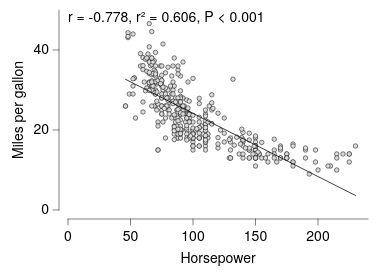

Describe this chart as a Vega-Lite specification.
### Vega-Lite specification from a JSON file in a GitHub repository (floating-point values rounded to 4 significant figures; data arrays with more than 128 entries replaced by an {"elided": "..."} marker saying what was removed)
{"background": null, "config": {"arc": {"fill": "#DBDBDB", "fillOpacity": 1.0, "innerRadius": 25.0, "padAngle": 0.03, "stroke": "black", "strokeOpacity": 1, "strokeWidth": 0.25}, "area": {"fill": "#DBDBDB", "fillOpacity": 1.0, "stroke": "black", "strokeOpacity": 1, "strokeWidth": 0.25}, "axis": {"domain": true, "domainCap": "round", "domainColor": "black", "domainWidth": 0.25, "grid": false, "gridCap": "round", "gridColor": "#F1F1F1", "gridDash": [0, 0], "gridOpacity": 1.0, "gridWidth": 0.25, "labelColor": "black", "labelFont": "HelveticaNeue", "labelFontSize": 7, "labelFontStyle": "normal", "labelFontWeight": 400, "offset": 4.5, "ticks": true, "tickCap": "round", "tickColor": "black", "tickRound": false, "tickSize": 3, "tickWidth": 0.25, "titleColor": "black", "titleFont": "HelveticaNeue", "titleFontSize": 7, "titleFontStyle": "normal", "titleFontWeight": 400}, "axisX": {"domain": true, "labelAlign": "center", "labelAngle": 0, "labels": true, "ticks": true, "translate": 0}, "axisY": {"domain": true, "labelAlign": "right", "labelAngle": 0, "labels": true, "ticks": true, "translate": 0}, "axisRight": {"domain": true, "labelAlign": "left", "labelAngle": 0, "labels": true, "ticks": true, "translate": 0}, "axisTop": {"domain": true, "labelAlign": "center", "labelAngle": 0, "labels": true, "ticks": true, "translate": 0}, "axisBand": {"tickOffset": 0}, "bar": {"fill": "#DBDBDB", "fillOpacity": 1.0, "stroke": "black", "strokeOpacity": 1, "strokeWidth": 0.25}, "boxplot": {"size": 9.0, "ticks": {"cornerRadius": 0.25, "fill": "black", "size": 4.5, "thickness": 0.25}, "box": {"fillOpacity": 1.0, "stroke": "black", "strokeOpacity": 1, "strokeWidth": 0.25}, "median": {"fill": "black", "fillOpacity": 1.0, "size": 9.0, "thickness": 0.25}, "rule": {"fill": "black", "fillOpacity": 1.0, "size": 10.0, "stroke": "black", "strokeDash": [0, 0], "strokeOpacity": 1, "strokeWidth": 0.25}, "outliers": {"color": "black", "fill": "black", "fillOpacity": 1.0, "size": 0, "stroke": "black", "strokeOpacity": 1, "strokeWidth": 0.25}}, "circle": {"fill": "black", "fillOpacity": 1.0, "size": 0.5, "stroke": null, "strokeOpacity": 1, "strokeWidth": 0.25}, "errorband": {"band": {"fillOpacity": 0.6, "stroke": null, "strokeWidth": 0.25, "strokeOpacity": 1}, "borders": {"opacity": 0, "strokeOpacity": 0.25, "strokeWidth": 1}}, "errorbar": {"opacity": 1, "rule": {"strokeDash": [0, 0], "strokeWidth": 0.25}, "ticks": {"color": "black", "cornerRadius": 0.125, "opacity": 1, "size": 6.0, "thickness": 0.25}, "thickness": 0.25}, "font": "HelveticaNeue", "geoshape": {"fill": "#DBDBDB", "fillOpacity": 1.0, "stroke": "black", "strokeOpacity": 1, "strokeWidth": 0.25}, "header": {"labelColor": "black", "labelFont": "HelveticaNeue", "labelFontSize": 7, "labelFontStyle": "normal", "labelFontWeight": 400, "titleColor": "black", "titleFont": "HelveticaNeue", "titleFontSize": 7, "titleFontStyle": "normal", "titleFontWeight": 400, "titlePadding": 0}, "legend": {"disable": false, "offset": 4.5, "gradientLength": 50.0, "gradientThickness": 5.0, "gradientOpacity": 1.0, "gradientStrokeColor": "black", "gradientStrokeWidth": 0.25, "labelColor": "black", "labelFont": "HelveticaNeue", "labelFontSize": 7, "labelFontStyle": "normal", "labelFontWeight": 400, "strokeColor": "black", "strokeWidth": 0, "symbolSize": 42, "symbolStrokeColor": "black", "symbolStrokeWidth": 0.25, "titleColor": "black", "titleFont": "HelveticaNeue", "titleFontSize": 7, "titleFontStyle": "normal", "titleFontWeight": 400}, "line": {"color": "black", "stroke": "black", "strokeCap": "round", "strokeDash": [0, 0], "strokeOpacity": 1, "strokeWidth": 0.375}, "point": {"filled": true, "fill": "#DBDBDB", "fillOpacity": 1.0, "size": 5.0, "stroke": "black", "strokeOpacity": 1, "strokeWidth": 0.25}, "range": {"category": ["#C6D9F1", "#F1C9CB", "#FEF0B9", "#CEE37A", "#7AA8E0", "#E589A3", "#FDDD5D", "#68B961", "#4177B1", "#C35082", "#E5C227", "#438156"], "diverging": {"scheme": ["#C35082", "#CE6D94", "#D989A7", "#E2A4BA", "#EABFCE", "#F1DBE2", "#F6F6F6", "#D7E0EB", "#B9CBE0", "#9BB6D5", "#7DA1C9", "#5F8CBD", "#4177B1"]}, "heatmap": {"scheme": ["#DFE9F7", "#C6D9F1", "#ADC8EC", "#94B8E6", "#7AA8E0", "#6097DA", "#4D87CA", "#4177B1", "#386898", "#2F597F", "#264A69", "#1D3A58"]}, "ordinal": {"scheme": ["#F1F1F1", "#DBDBDB", "#C6C6C6", "#B2B2B2", "#9D9D9D", "#898989", "#767676", "#636363", "#515151", "#404040", "#2F2F2F", "#1F1F1F"]}, "ramp": {"scheme": ["#DFE9F7", "#C6D9F1", "#ADC8EC", "#94B8E6", "#7AA8E0", "#6097DA", "#4D87CA", "#4177B1", "#386898", "#2F597F", "#264A69", "#1D3A58"]}}, "rule": {"color": "black", "stroke": "black", "strokeCap": "round", "strokeDash": [2, 2], "strokeOpacity": 1, "strokeWidth": 0.25}, "scale": {"bandPaddingInner": 0.1, "bandPaddingOuter": 0.1, "round": false}, "rect": {"fill": "#DBDBDB", "fillOpacity": 1.0, "stroke": "black", "strokeOpacity": 1, "strokeWidth": 0.25}, "square": {"fill": "#DBDBDB", "fillOpacity": 1.0, "size": 10.0, "stroke": "black", "strokeOpacity": 1, "strokeWidth": 0.25}, "text": {"color": "black", "font": "HelveticaNeue", "fontSize": 7, "fontStyle": "normal", "fontWeight": 400}, "title": {"anchor": "middle", "frame": "group", "color": "black", "font": "HelveticaNeue", "fontSize": 7, "fontStyle": "normal", "fontWeight": 400, "subtitleColor": "black", "subtitleFont": "HelveticaNeue", "subtitleFontSize": "HelveticaNeue", "subtitleFontStyle": "normal", "subtitleFontWeight": 400}, "view": {"continuousWidth": 150, "continuousHeight": 100, "discreteWidth": 150, "discreteHeight": 100, "fill": null, "stroke": null, "strokeWidth": 0.25}}, "layer": [{"data": {"name": "data-7285c4e2e195e5a75737a34913199f5f"}, "mark": {"type": "point"}, "encoding": {"x": {"field": "Horsepower", "title": "Horsepower", "type": "quantitative"}, "y": {"field": "Miles_per_Gallon", "title": "Miles per gallon", "type": "quantitative"}}}, {"layer": [{"data": {"name": "data-df741ee6b6ba68aef8587f34d8c5cd59"}, "mark": {"type": "line"}, "encoding": {"x": {"field": "_x", "type": "quantitative"}, "y": {"field": "_y", "type": "quantitative"}}}, {"data": {"values": [{"__dysonsphere__": 1}]}, "mark": {"type": "text", "align": "left", "angle": 0, "baseline": "top", "dx": 0, "dy": 0, "fontSize": 7, "opacity": 1.0}, "encoding": {"text": {"value": "r = -0.778, r² = 0.606, P < 0.001"}, "x": {"value": 0}, "y": {"value": 0}}}], "name": "__dysonsphere_289b330e0455c514_15"}], "$schema": "https://vega.github.io/schema/vega-lite/v6.4.1.json", "datasets": {"data-7285c4e2e195e5a75737a34913199f5f": {"elided": "392 records"}, "data-df741ee6b6ba68aef8587f34d8c5cd59": [{"_x": 46.0, "_y": 32.68, "__dysonsphere__": 1}, {"_x": 230.0, "_y": 3.632, "__dysonsphere__": 1}]}}
